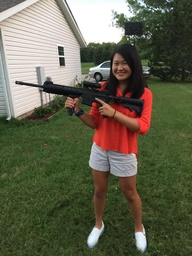
#> input picture opencv-6-convolutions/alice_with_rifle2.jpg, 192 x 256 px, shrunk from 720 x 960 before the run
$ python convolutions.py --image alice_with_rifle2.jpg
#> lines starting #> are read from the running program, lines starting #| are printed output that depends on the picture
from skimage.exposure import rescale_intensity
import numpy as np
import argparse
import cv2

def convolve(image, kernel):
    (image_height, image_width) = image.shape[:2]
    (kernel_height, kernel_width) = kernel.shape[:2]

    # calculate the number of pixels that should be padded along the x and y axes of the image
    # padding is applied so that the spatial dimensions of the output image after convolution does not shrink
    num_pad_width = ( kernel_width - 1  ) // 2
    num_pad_height = ( kernel_height - 1  ) // 2

    # cv2.copyMakeBorder:
    # this method is used to add padding to an image
    # There are various ways to provide padding to an image, documented on p.123 of Szeliski's book
    # For instance:
    # cv2.BORDER_REPLICATE: replicate the border pixels and use them to add padding
    # cv2.BORDER_WRAP: the padded value is determined by the pixels on the opposite end of a given border
    # The 1st input is the image that needs to be padded
    # The 2, 3, 4, and 5th input variable to this method all denote the number of pixels that should be padded along the top, bottom, left, and right borders, respectively
    image = cv2.copyMakeBorder(image, num_pad_height, num_pad_height, num_pad_width, num_pad_width, cv2.BORDER_REPLICATE)
    output = np.zeros((image_height, image_width), dtype="float32")

    # iterate over the padded image, performing convolutions as the kernel slides from top to bottom, left to right
    # draw out a kernel and an image matrix and these for loop values will make sense
    # The x, y values represent the central pixel of the kernel
    for y in np.arange(num_pad_height, image_height + num_pad_height):
        for x in np.arange(num_pad_width, image_width + num_pad_width):
            convolved_region = image[y - num_pad_height:y + num_pad_height + 1, x - num_pad_width: x + num_pad_height + 1]
            # perform element wise multiplication and sum the results to get the output of the convolution at (x, y)
            convolved_value = (convolved_region * kernel).sum()

            # store output of convolved value into the output matrix:
            # Remember that the output image is NOT padded, so the coordinates will be off by on compared to the padded image
            output[y - num_pad_height, x - num_pad_width] = convolved_value

    # Final processing steps after convolution:
    # rescale the image so that the intensities fall in between the legal borders of an image
    # rescale_intensity will convert the values into percentages of the range given.
    # For instance, if one of the values in the array is 41 and the in_range=(0, 255), then the value will be converted to 41/256
    output = rescale_intensity(output, in_range=(0, 255))
    output = (output * 255).astype("uint8")
    return output

ap = argparse.ArgumentParser()
ap.add_argument("-i", "--image", required=True, help="path to image")
args = vars(ap.parse_args())

smallBlur = np.ones((7, 7), dtype="float") * (1.0 / (7 * 7))
bigBlur = np.ones((21, 21), dtype="float") * (1.0 / (21 * 21))

# The sharpen kernel
sharpen = np.array(
    (
        [0, -1, 0],
        [-1, 5, -1],
        [0, -1, 0]
    ), dtype="int"
)

# The laplacian kernel
# Used for edge detection
laplacian = np.array(
    (
        [0, 1, 0],
        [1, -4, 1],
        [0, 1, 0]
    ), dtype="int"
)

sobelX = np.array(
    (
        [-1, 0, 1],
        [-2, 0, 2],
        [-1, 0, 1]
    ), dtype="int"
)

sobelY = np.array(
    (
        [-1, -2, -1],
        [0, 0, 0],
        [1, 2, 1]
    ), dtype="int"
)

kernelBank = (
    ("small_blur", smallBlur),
    ("big_blur", bigBlur),
    ("sharpen", sharpen),
    ("laplacian", laplacian),
    ("sobelX", sobelX),
    ("sobelY", sobelY),
)

image = cv2.imread(args["image"])
#> image is the input picture: shape (256, 192, 3); mean B, G, R 77.4, 98.5, 98.6
gray = cv2.cvtColor(image, cv2.COLOR_BGR2GRAY)
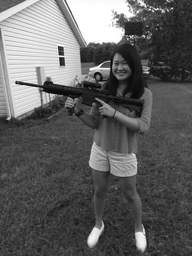
#> gray: shape (256, 192); min 1, max 255, mean 96.1
for (kernel_name, kernel) in kernelBank:
    print(f"[INFO] applying {kernel_name} kernel")
    convolved_image = convolve(gray, kernel)
    cv2.imshow(f"{kernel_name}", convolved_image)
    cv2.waitKey(0)
#> this loop made 6 passes
#> pass 1, in convolve, `image = cv2.copyMakeBorder(image, num_pad_height, num_pad_height, num_..`:
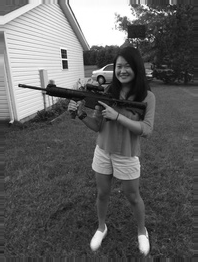
#> image: shape (262, 198); min 1, max 255, mean 95.9
#> pass 1, `convolved_image = convolve(gray, kernel)`:
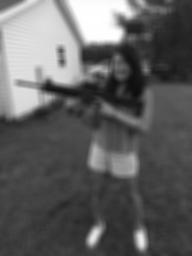
#> convolved_image: shape (256, 192); min 13, max 255, mean 95.6
#> pass 2, in convolve (call 2), `image = cv2.copyMakeBorder(image, num_pad_height, num_pad_height, num_..`:
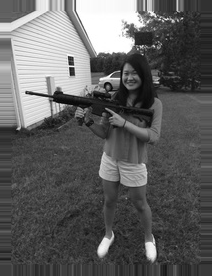
#> image: shape (276, 212); min 1, max 255, mean 95.4
#> pass 2, `convolved_image = convolve(gray, kernel)`:
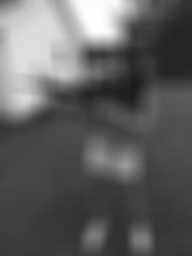
#> convolved_image: shape (256, 192); min 26, max 254, mean 95.4
